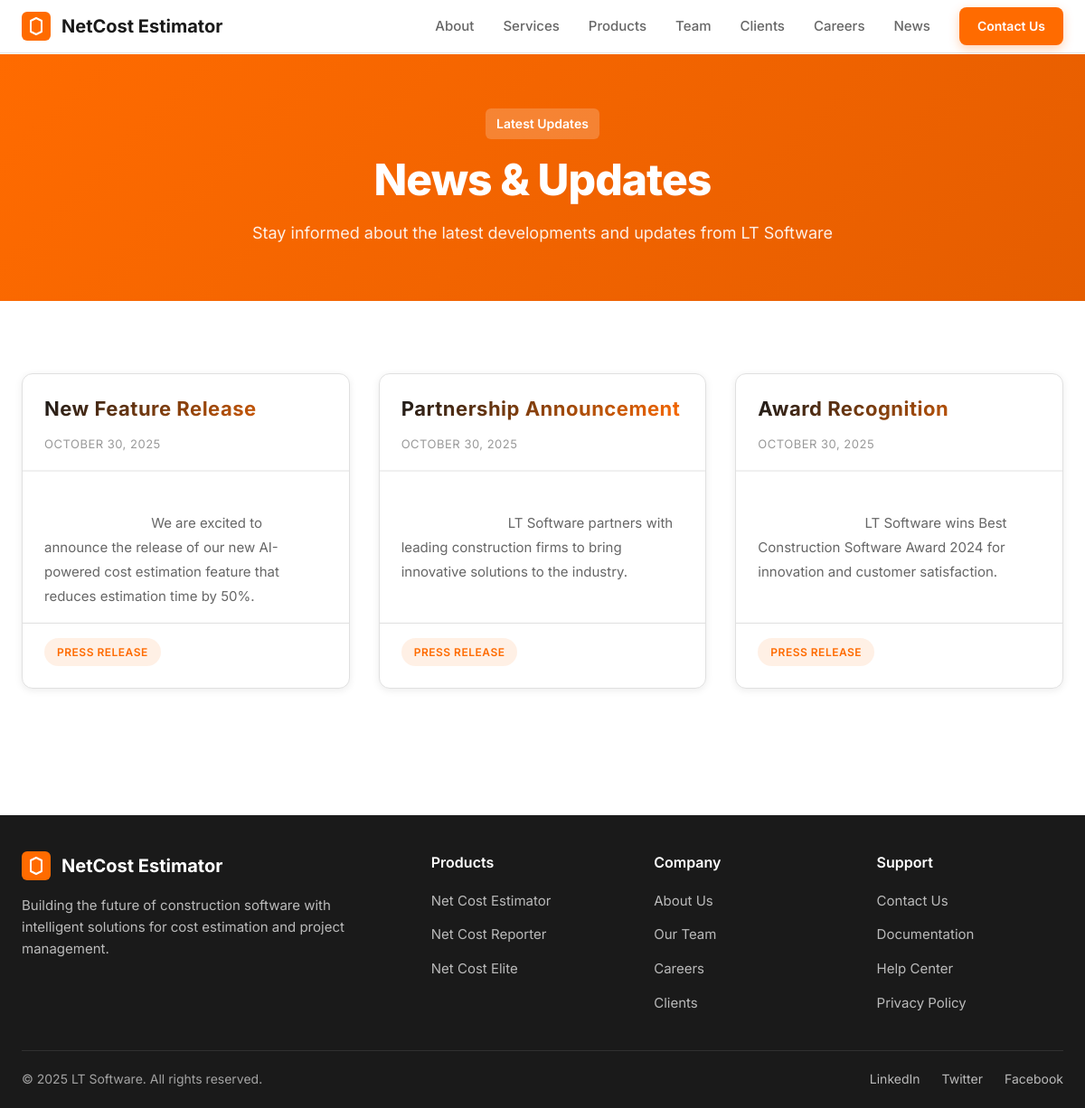
Page /news.php on the committed database.
### tables this page shows
CREATE TABLE IF NOT EXISTS news (
    id INT AUTO_INCREMENT PRIMARY KEY,
    title VARCHAR(255) NOT NULL,
    content TEXT NOT NULL,
    featured_image VARCHAR(255),
    created_at TIMESTAMP DEFAULT CURRENT_TIMESTAMP,
    updated_at TIMESTAMP DEFAULT CURRENT_TIMESTAMP ON UPDATE CURRENT_TIMESTAMP
);

### news.php (the view, shortened to what this page needs)
<?php
include 'includes/header.php';
include 'includes/db.php';
$stmt = $pdo->prepare('SELECT DISTINCT id, title, content, featured_image, created_at FROM news ORDER BY created_at DESC');
$stmt->execute();
$news_items = $stmt->fetchAll();
?>
<section class="page-hero">
    <div class="page-hero-content">
        <span class="page-badge">Latest Updates</span>
        <h1 class="page-title">News & Updates</h1>
        <p class="page-description">Stay informed about the latest developments and updates from LT Software</p>
    </div>
</section>
<section class="news-page-section">
    <div class="container">
        <?php if (count($news_items) > 0): ?>
            <div class="news-grid-page">
                <?php foreach ($news_items as $index => $news): ?>
                    <article class="news-article-card" data-aos="fade-up" data-aos-delay="<?php echo $index * 100; ?>">
                        <div class="news-article-header">
                            <h2 class="news-article-title"><?php echo htmlspecialchars($news['title']); ?></h2>
                            <time class="news-article-date"><?php echo date('F j, Y', strtotime($news['created_at'])); ?></time>
                        </div>
                        <div class="news-article-content">
                            <?php echo nl2br(htmlspecialchars($news['content'])); ?>
                        </div>
                        <div class="news-article-footer">
                            <span class="news-category">Press Release</span>
                        </div>
                    </article>
                <?php endforeach; ?>
            </div>
        <?php endif; ?>
    </div>
</section>
<?php include 'includes/footer.php'; ?>

### assets/css/styles.css (style rules this page uses)
* { margin: 0; padding: 0; box-sizing: border-box; }
:root { --primary: #ff6b00; --primary-dark: #e55d00; --primary-light: #ff8533; --text-primary: #1a1a1a; --text-secondary: #666666; --text-tertiary: #999999; --bg-primary: #ffffff; --bg-secondary: #f8f9fa; --bg-tertiary: #f1f3f5; --border: #e5e7eb; --shadow-sm: 0 1px 2px rgba(0, 0, 0, 0.05); --shadow-md: 0 4px 6px rgba(0, 0, 0, 0.07); --shadow-lg: 0 10px 15px rgba(0, 0, 0, 0.1); --shadow-xl: 0 20px 25px rgba(0, 0, 0, 0.15); }
html { scroll-behavior: smooth; }
body { font-family: "Inter", -apple-system, BlinkMacSystemFont, "Segoe UI", sans-serif; color: var(--text-primary); background: var(--bg-primary); line-height: 1.6; -webkit-font-smoothing: antialiased; -moz-osx-font-smoothing: grayscale; }
.container { max-width: 1200px; margin: 0 auto; padding: 0 24px; }
.page-hero { background: linear-gradient(135deg, var(--primary) 0%, var(--primary-dark) 100%); padding: 60px 0; text-align: center; margin-top: 60px; }
.page-badge { display: inline-block; padding: 6px 12px; background: rgba(255, 255, 255, 0.2); color: white; font-size: 14px; font-weight: 600; border-radius: 6px; margin-bottom: 16px; }
.page-title { font-size: 48px; font-weight: 800; color: white; margin-bottom: 16px; line-height: 1.2; letter-spacing: -0.02em; }
.page-description { font-size: 18px; color: rgba(255, 255, 255, 0.9); line-height: 1.6; max-width: 700px; margin: 0 auto; }
.news-page-section { padding: 80px 0; background: white; }
.news-grid-page { display: grid; grid-template-columns: repeat(auto-fill, minmax(360px, 1fr)); gap: 32px; margin-bottom: 60px; }
.news-article-card { background: white; border: 1px solid #e0e0e0; border-radius: 12px; padding: 0; transition: all 0.3s cubic-bezier(0.4, 0, 0.2, 1); animation: slideUp 0.4s ease-out; display: flex; flex-direction: column; overflow: hidden; box-shadow: 0 2px 8px rgba(0, 0, 0, 0.08); }
.news-article-header { margin-bottom: 0; border-bottom: none; padding: 24px 24px 0 24px; padding-bottom: 16px; border-bottom: 2px solid #f0f0f0; }
.news-article-title { font-size: 22px; font-weight: 700; color: var(--text-primary); margin: 0 0 12px 0; line-height: 1.3; word-break: break-word; letter-spacing: 0.5px; background: linear-gradient(135deg, var(--text-primary) 0%, var(--primary) 100%); -webkit-background-clip: text; -webkit-text-fill-color: transparent; background-clip: text; }
.news-article-date { font-size: 13px; color: #999; text-transform: uppercase; letter-spacing: 0.5px; }
.news-article-content { font-size: 15px; line-height: 1.8; color: var(--text-secondary); margin-bottom: 0; flex-grow: 1; word-wrap: break-word; white-space: pre-wrap; padding: 16px 24px; }
.news-article-footer { display: flex; align-items: center; justify-content: space-between; padding: 16px 24px 24px 24px; border-top: 1px solid #e0e0e0; }
.news-category { display: inline-block; padding: 6px 14px; background: rgba(255, 107, 0, 0.1); color: var(--primary); border-radius: 20px; font-size: 12px; font-weight: 600; text-transform: uppercase; letter-spacing: 0.5px; }

### rows in the picture
news: title "New Feature Release", created_at "OCTOBER 30, 2025", content "We are excited to announce the release of our new AI-powered cost estimation feature that reduces estimation time by 50%."
news: title "Partnership Announcement", created_at "OCTOBER 30, 2025", content "LT Software partners with leading construction firms to bring innovative solutions to the industry.…"
news: title "Award Recognition", created_at "OCTOBER 30, 2025", content "LT Software wins Best Construction Software Award 2024 for innovation and customer satisfaction.…"
